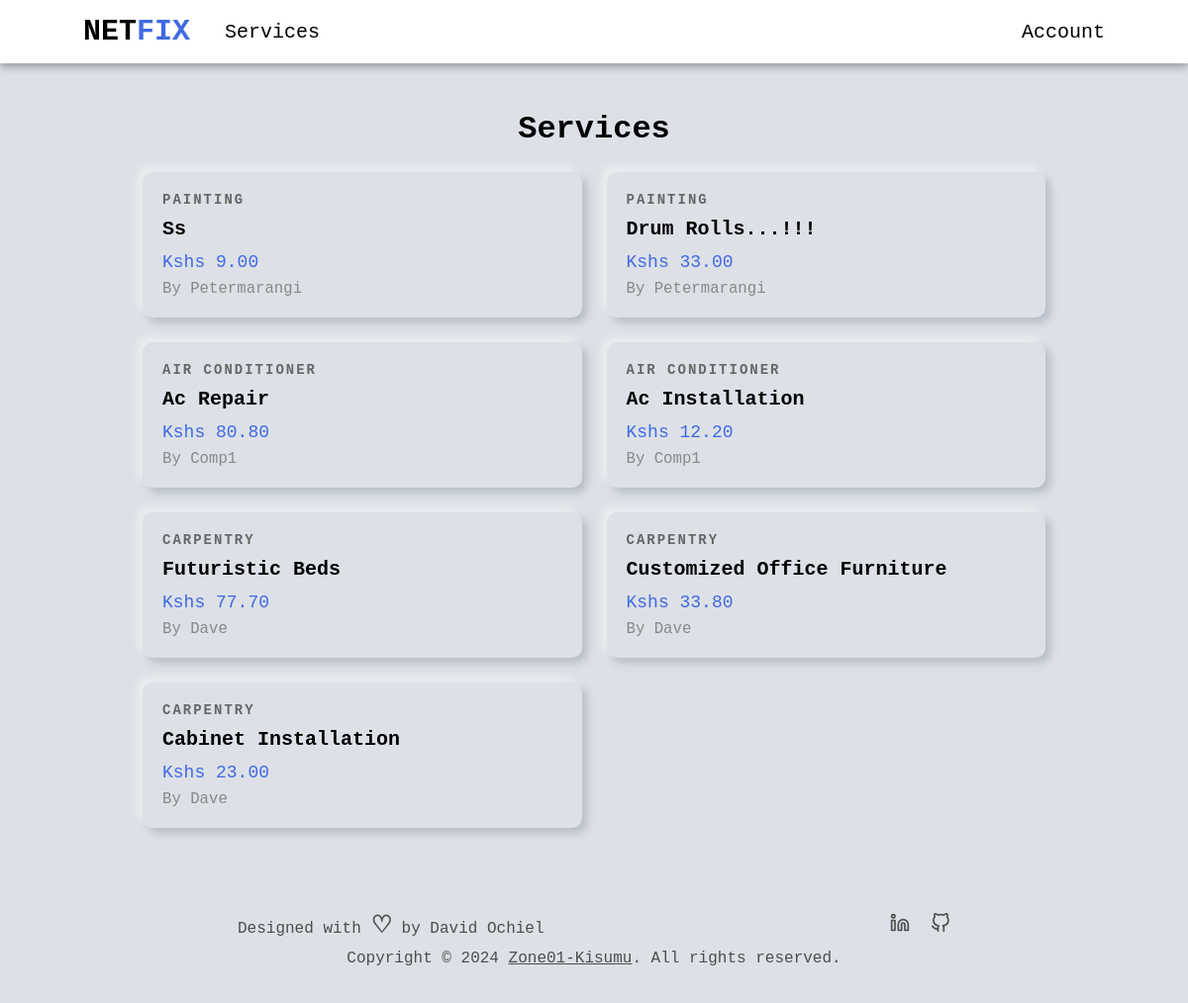
The page /services/ on the database as committed earlier.
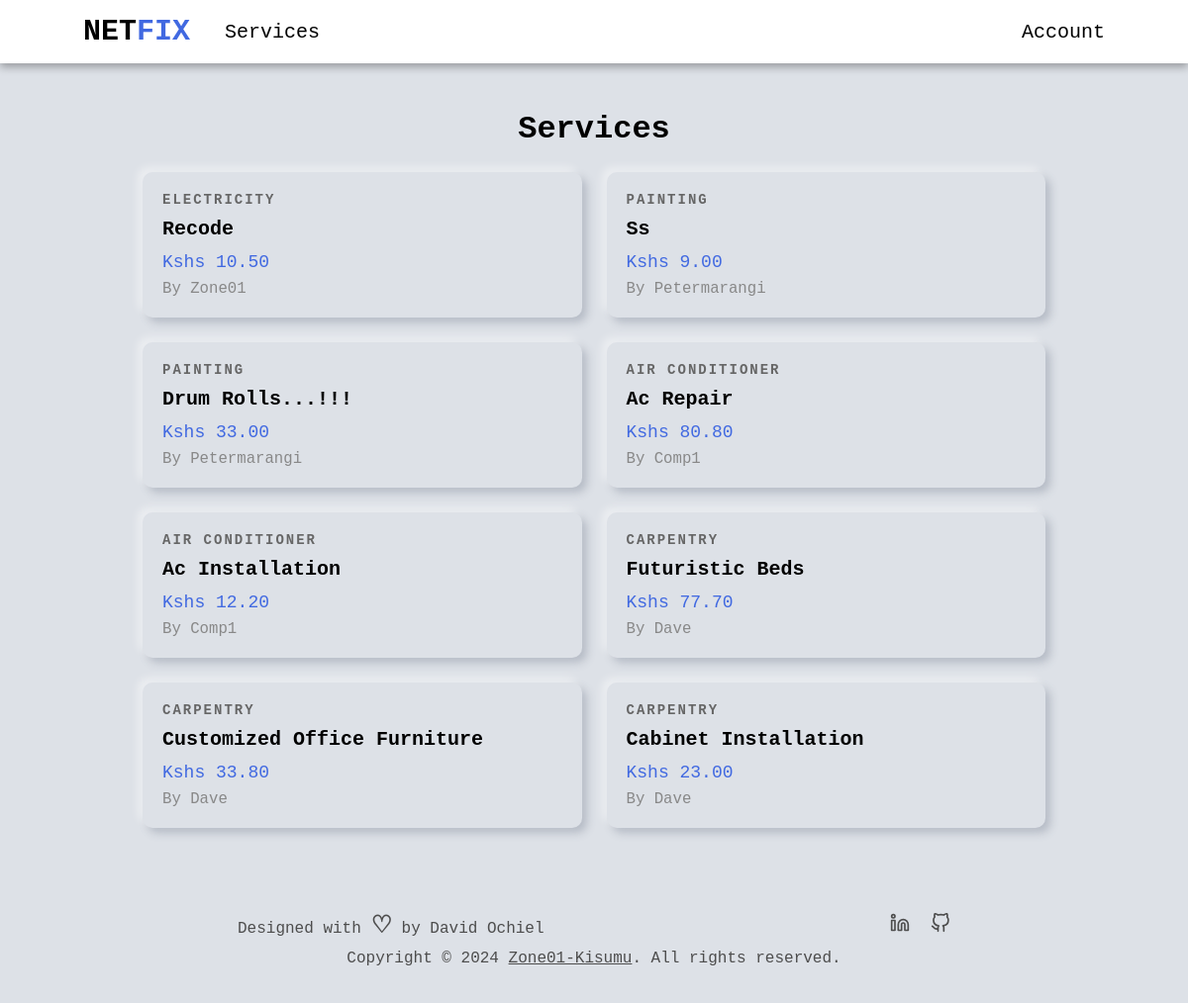
The same page on the database as committed later.
### services/models.py (models this page shows, shortened)
class Service(models.Model):
    company = models.ForeignKey(Company, default="", on_delete=models.CASCADE)
    name = models.CharField(max_length=40)
    description = models.TextField()
    price_hr = models.DecimalField(decimal_places=2, max_digits=5)
    choices = (
        ('Air Conditioner', 'Air Conditioner'),
        ('Carpentry', 'Carpentry'),
        ('Electricity', 'Electricity'),
        ('Gardening', 'Gardening'),
        ('Home Machines', 'Home Machines'),
        ('House Keeping', 'House Keeping'),
        ('Interior Design', 'Interior Design'),
        ('Locks', 'Locks'),
        ('Painting', 'Painting'),
        ('Plumbing', 'Plumbing'),
        ('Water Heaters', 'Water Heaters'),
    )
    field = models.CharField(max_length=30, blank=False, null=False, default="", choices=choices)
    date = models.DateTimeField(auto_now=True, null=False)
    id = models.UUIDField(default=uuid.uuid4, unique=True, primary_key=True, editable=False)

### users/models.py (models this page shows, shortened)
class Company(models.Model):
    user = models.OneToOneField(User, on_delete=models.CASCADE, primary_key=True)
    choices = (
        ('Air Conditioner', 'Air Conditioner'),
        ('All in One', 'All in One'),
        ('Carpentry', 'Carpentry'),
        ('Electricity', 'Electricity'),
        ('Gardening', 'Gardening'),
        ('Home Machines', 'Home Machines'),
        ('House Keeping', 'House Keeping'),
        ('Interior Design', 'Interior Design'),
        ('Locks', 'Locks'),
        ('Painting', 'Painting'),
        ('Plumbing', 'Plumbing'),
        ('Water Heaters', 'Water Heaters'),
    )
    field = models.CharField(max_length=30, blank=False, null=False, default="", choices=choices)
    class Meta:
        verbose_name = 'Company'
        verbose_name_plural = 'Companies'
    def __str__(self):
        return self.user.username

class User(AbstractUser):
    is_company = models.BooleanField(default=False)
    is_customer = models.BooleanField(default=False)
    email = models.EmailField(max_length=100, unique=True)
    username = models.CharField(max_length=100, unique=True)
    id = models.UUIDField(default=uuid.uuid4, unique=True, primary_key=True, editable=False)
    USERNAME_FIELD = 'email'
    REQUIRED_FIELDS = ['username']

### services/views.py (the view)
# urls.py: path("", v.service_list, name="service_list"),
def service_list(request):
    services = Service.objects.all().order_by("-date")
    context = {
        "services" : services
    }
    return render(request, 'services/services.html', context)

### services/templates/services/services.html (shortened to what this page needs)
{% extends 'main/base.html' %}
{% block content %}
<div class="services-header">
    <h1>Services</h1>
</div>
<div class="services-grid">
    {% for service in services %}
    <a href="{% url 'index' service.id %}" class="service-card">
        <div class="card-content">
            <div class="service-category">{{ service.field }}</div>
            <h2 class="service-name">{{ service.name }}</h2>
            <div class="service-price">Kshs {{ service.price_hr }}</div>
            <div class="service-company">by {{service.company}}</div>
        </div>
    </a>
    {% endfor %}
</div>
{% endblock content %}

### main/templates/main/base.html (shortened to what this page needs)
<!DOCTYPE html>
{% load static %}
<html lang="en">
<head>
    <link rel="stylesheet" href="{% static 'css/style.css' %}" />
</head>
<body>
    {% include 'main/nav.html' %}
    <div class="body-wrapper">
        <div class="main-body">
            {% block content %}
            {% endblock content %}
        </div>
        {% include 'main/footer.html' %}
    </div>
</body>
</html>

### main/templates/main/nav.html (shortened to what this page needs)
<nav class="navbar">
    <div class="left-nav">
        <h1><a class="logo" href="{% url 'home' %}">NET<span>FIX</span></a></h1>
        <div class="services-dropdown">
            <a class="royal-hover" href="{% url 'service_list' %}">Services</a>
        </div>
    </div>
    <div class="account-dropdown">
        {% if request.user.is_authenticated %}
        <span class="royal-hover welcome-nav-text">Welcome {{user.first_name}}</span>
        {% else %}
        <span class="royal-hover">Account</span>
        {% endif %}
    </div>
</nav>

### main/templates/main/footer.html (shortened to what this page needs)
<footer id="footer">
    <div class="top">
        <div class="designed-by">
            <p>Designed with <span class="heart">♡</span> by David Ochiel</p>
        </div>
        <div class="social-links">
            <a href="https://www.linkedin.com/in/nguonodave/" class="royal-hover" target="_blank">
            </a>
            <a href="https://github.com/nguonodave" class="royal-hover" target="_blank">
            </a>
        </div>
    </div>
    <div class="copyright">
        <p>Copyright © <span id="year"></span> <a href="https://www.zone01kisumu.ke/" class="royal-hover" target="_blank">Zone01-Kisumu</a>. All rights reserved.</p>
    </div>
</footer>

### static/css/style.css (style rules this page uses)
* { margin: 0; padding: 0; box-sizing: border-box; font-family: 'Courier New', Courier, monospace; }
:root { --nav-height: 8vh; --default-back: #dde1e7; }
a { text-decoration: none; color: black; }
.navbar { background-color: white; display: flex; align-items: center; justify-content: space-between; text-align: center; position: fixed; width: 100%; height: var(--nav-height); font-size: 20px; padding: 0 7%; box-shadow: 0 4px 8px rgba(0, 0, 0, 0.3); top: 0; z-index: 100; }
.left-nav { display: flex; align-items: center; }
.left-nav h1 { margin-right: 35px; }
.logo span { color: royalblue; }
.account-dropdown, .services-dropdown { position: relative; display: inline-block; }
.account-dropdown span { cursor: pointer; }
.main-body { padding: 3rem 12%; background: var(--default-back); flex: 1; }
.services-grid { display: grid; grid-template-columns: repeat(auto-fill, minmax(300px, 1fr)); gap: 25px; }
.services-header { display: flex; align-items: center; justify-content: center; flex-direction: column; margin-bottom: 25px; text-transform: capitalize; }
.service-card { border-radius: 10px; box-shadow: -5px -5px 9px rgba(255,255,255,0.45), 5px 5px 9px rgba(94,104,121,0.3); transition: transform 0.3s; cursor: pointer; text-decoration: none; color: black; display: block; }
.card-content { padding: 20px; }
.service-category { font-size: 14px; font-weight: 800; color: #666; margin-bottom: 10px; text-transform: uppercase; letter-spacing: 2px; }
.service-name { font-size: 20px; text-transform: capitalize; font-weight: bold; margin-bottom: 12px; }
.service-price { font-size: 18px; color: royalblue; margin-bottom: 8px; }
.service-company { font-size: 98%; text-transform: capitalize; color: #888; }
.body-wrapper { display: flex; flex-direction: column; min-height: 92vh; margin-top: 8vh; }
footer { background-color: var(--default-back); width: 100%; padding: 3%; display: flex; justify-content: center; align-items: center; flex-direction: column; color: hsl(0, 0%, 30%); list-style: none; font-size: 1rem; }
footer a { color: hsl(0, 0%, 30%); }
footer .top { display: flex; justify-content: space-between; align-items: center; width: 70%; margin-bottom: 10px; max-width: 45rem; }
.social-links { display: flex; }
.social-links a:first-child { margin-right: 21px; }
.heart { font-size: 1.5rem; font-weight: 1000; }
svg { color: inherit; height: 20px; width: 20px; }
.copyright a { text-decoration: underline; }

Rows that differ between the two databases and show on the page:
added Service: field "ELECTRICITY", name "Recode", price_hr "10.50", company "Zone01"
